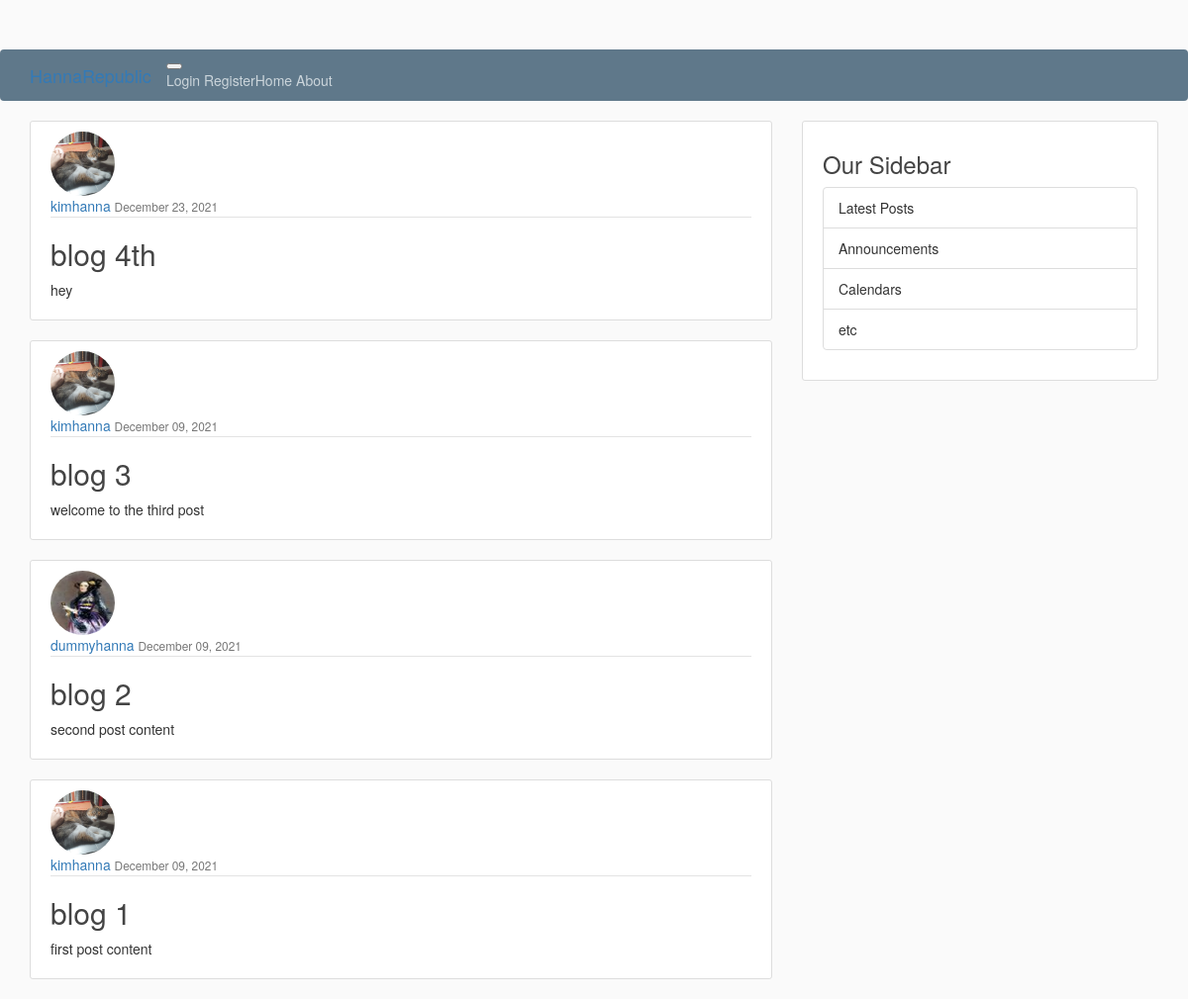
The app's page /, older data.
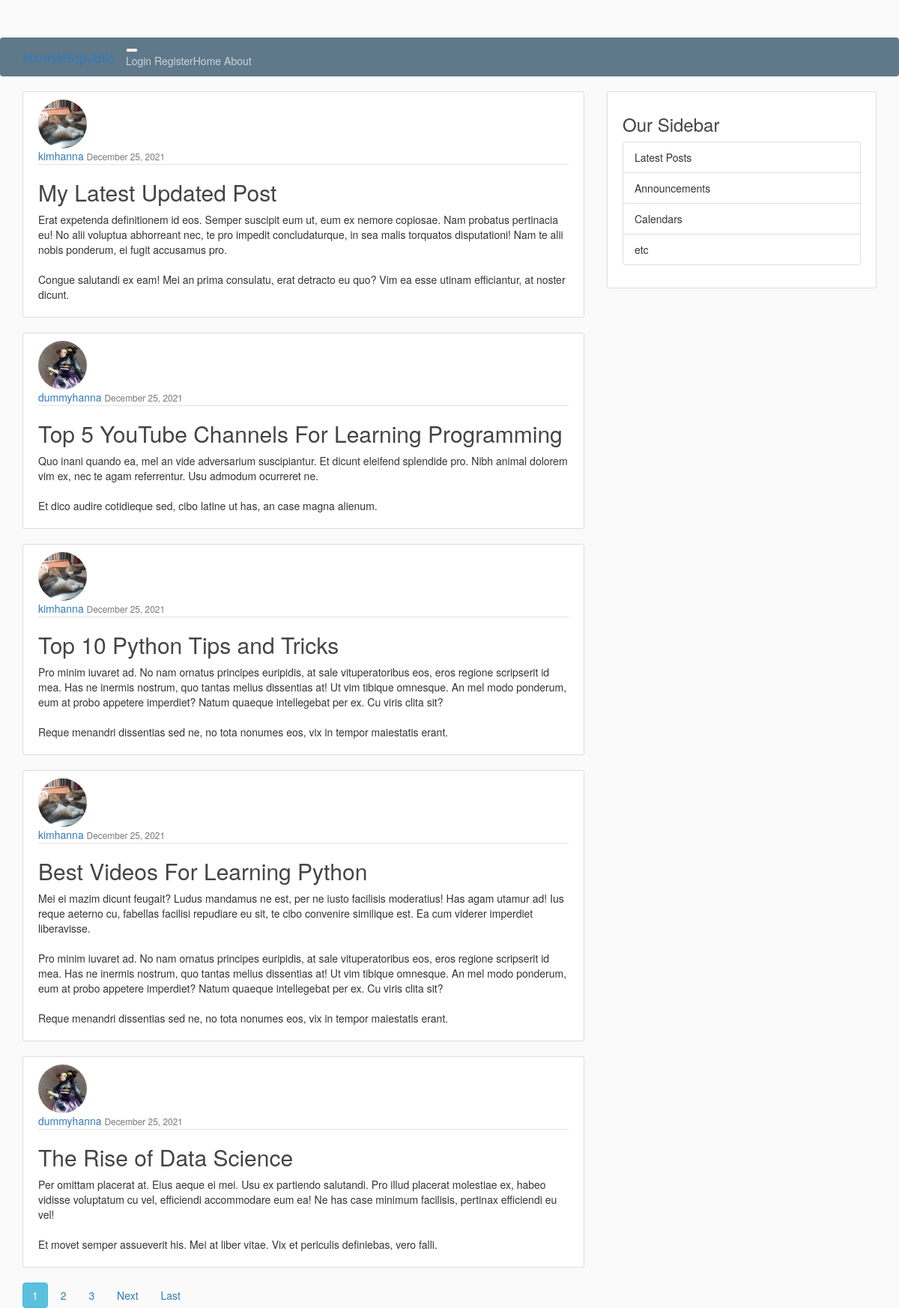
The same page, newer data.
### blog/models.py (models this page shows, shortened)
class Post(models.Model):
    title = models.CharField(max_length=100)
    content = models.TextField()
    date_posted = models.DateTimeField(default=timezone.now)
    author = models.ForeignKey(User, on_delete=models.CASCADE)

### users/models.py (models this page shows, shortened)
class Profile(models.Model):
    user = models.OneToOneField(User, on_delete=models.CASCADE)
    image = models.ImageField(default='default.jpg', upload_to='profile_pics')

### blog/views.py (the view)
class PostListView(ListView):
    model = Post
    template_name = 'blog/home.html' # <app>/<model>_<viewtype>.html
    context_object_name = 'posts'
    ordering = ['-date_posted']
    paginate_by = 5

### blog/templates/blog/home.html (shortened to what this page needs)
{% extends "blog/base.html" %}
{% block content %}
    {% for post in posts %}
    <article class="media content-section">
        <img class ="img-circle article-img" src="{{ post.author.profile.image.url }}" width="150" height="150">
        <div class="media-body">
         <div class="article-metadata">
            <a class="mr-2" href="#">{{ post.author }}</a>
        <small class="text-muted">{{ post.date_posted|date:"F d, Y" }}</small>
         </div>
        <h2><a class="article-title" href="{% url 'post-detail' post.id %}">{{ post.title }}</a></h2>
        <p class="article-content">{{ post.content }}</p>
        </div>
    </article>
    {% endfor %}
    {% if is_paginated %}
{% for num in page_obj.paginator.page_range %}
{% if page_obj.number == num %}
<a class="btn btn-info mb-4" href="?page={{ num }}">{{ num }}</a>
{% elif num > page_obj.number|add:'-3' and num < page_obj.number|add:'3' %}
<a class="btn btn-outline-info mb-4" href="?page={{ num }}">{{ num }}</a>
{% endif %}
{% endfor %}
        {% if page_obj.has_next %}
<a class="btn btn-outline-info mb-4" href="?page={{ page_obj.next_page_number }}">Next</a>
<a class="btn btn-outline-info mb-4" href="?page={{ page_obj.paginator.num_pages }}">Last</a>
{% endif%}
    {% endif%}
{% endblock content %}

Row changes from the older to the newer data that the page shows:
no longer on this page (row unchanged): Post: author.profile.image (picture), author "kimhanna", date_posted "December 23, 2021", title "blog 4th", content "hey"
no longer on this page (row unchanged): Post: author.profile.image (picture), author "kimhanna", date_posted "December 09, 2021", title "blog 3", content "welcome to the third post"
no longer on this page (row unchanged): Post: author.profile.image (placeholder picture), author "dummyhanna", date_posted "December 09, 2021", title "blog 2", content "second post content"
no longer on this page (row unchanged): Post: author.profile.image (picture), author "kimhanna", date_posted "December 09, 2021", title "blog 1", content "first post content"
added Post: author.profile.image (picture), author "kimhanna", date_posted "December 25, 2021", title "My Latest Updated Post", content "Erat expetenda definitionem id eos. Semper suscipit eum ut, eum ex nemore copiosae. Nam probatus pertinacia eu! No alii voluptua abhorreant nec, te pro impedit concludaturque, in sea malis torquatos disputationi! Nam te alii nobis ponderum, ei fugit accusamus pro. Congue salutandi ex eam! Mei an prima consulatu, erat detracto eu quo? Vim ea esse utinam efficiantur, at noster dicunt."
added Post: author.profile.image (placeholder picture), author "dummyhanna", date_posted "December 25, 2021", title "Top 5 YouTube Channels For Learning Programming", content "Quo inani quando ea, mel an vide adversarium suscipiantur. Et dicunt eleifend splendide pro. Nibh animal dolorem vim ex, nec te agam referrentur. Usu admodum ocurreret ne. Et dico audire cotidieque sed, cibo latine ut has, an case magna alienum."
added Post: author.profile.image (picture), author "kimhanna", date_posted "December 25, 2021", title "Top 10 Python Tips and Tricks", content "Pro minim iuvaret ad. No nam ornatus principes euripidis, at sale vituperatoribus eos, eros regione scripserit id mea. Has ne inermis nostrum, quo tantas melius dissentias at! Ut vim tibique omnesque. An mel modo ponderum, eum at probo appetere imperdiet? Natum quaeque intellegebat per ex. Cu viris clita sit? Reque menandri dissentias sed ne, no tota nonumes eos, vix in tempor maiestatis erant."
added Post: author.profile.image (picture), author "kimhanna", date_posted "December 25, 2021", title "Best Videos For Learning Python", content "Mei ei mazim dicunt feugait? Ludus mandamus ne est, per ne iusto facilisis moderatius! Has agam utamur ad! Ius reque aeterno cu, fabellas facilisi repudiare eu sit, te cibo convenire similique est. Ea cum viderer imperdiet liberavisse. Pro minim iuvaret ad. No nam ornatus principes euripidis, at sale vituperatoribus eos, eros regione scripserit id mea. Has ne inermis nostrum, quo tantas melius dissentias at! Ut vim tibique omnesque. An mel modo ponderum, eum at probo appetere imperdiet? Natum quaeque intellegebat per ex. Cu viris clita sit? Reque menandri dissentias sed ne, no tota nonumes eos, vix in tempor maiestatis erant."
added Post: author.profile.image (placeholder picture), author "dummyhanna", date_posted "December 25, 2021", title "The Rise of Data Science", content "Per omittam placerat at. Eius aeque ei mei. Usu ex partiendo salutandi. Pro illud placerat molestiae ex, habeo vidisse voluptatum cu vel, efficiendi accommodare eum ea! Ne has case minimum facilisis, pertinax efficiendi eu vel! Et movet semper assueverit his. Mei at liber vitae. Vix et periculis definiebas, vero falli."
Text that changed along with them:
new list line: "1"
new list line: "2"
new list line: "3"
text now shown: "Next Last"
